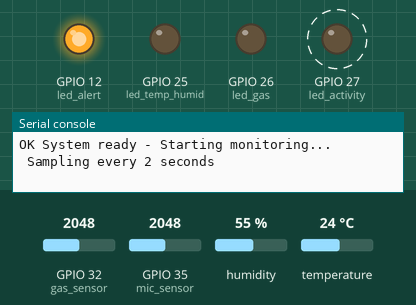
Recording of a program running on a simulated ESP32 board running MicroPython. On the bench: output pins drawn as LEDs (lit = HIGH), the last lines printed to the serial console. Dashed ring = blinking. Inputs (shaded band) come from the test bench; at power-on: humidity 55 %, GPIO 32 (gas_sensor) = 2048, GPIO 35 (mic_sensor) = 2048, temperature 24 °C (analog values on the 0–4095 scale). WiFi joins after 1.5 s; no MQTT or app messages arrive unless stated.

Above: at 3.6 s.
3.7 s: humidity set to 69 %
6.4 s: humidity set to 72 %
At 7.8 s:
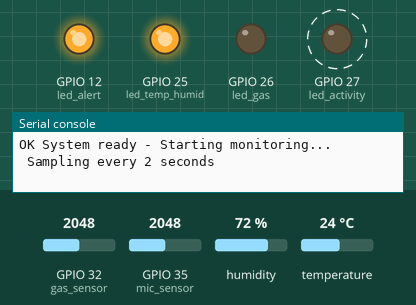
9.1 s: GPIO 32 (gas_sensor) set to 2140
At 11.5 s:
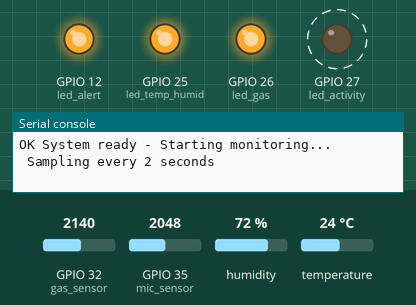
12.0 s: humidity set to 22 %
At 13.9 s:
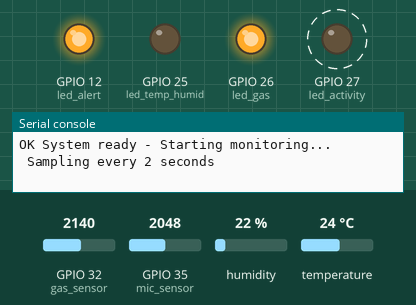
14.7 s: humidity set to 88 %
At 17.5 s:
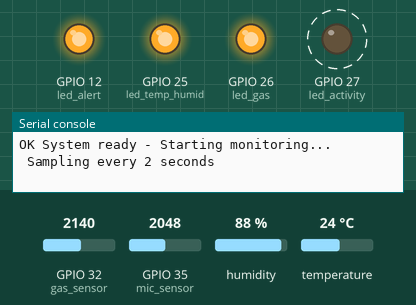
20.7 s: humidity set to 40 %
At 23.6 s:
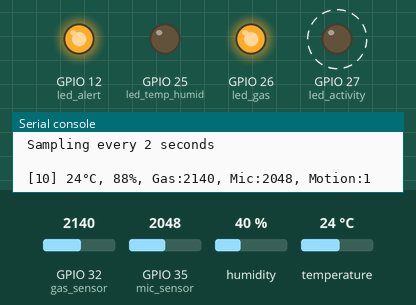
Timing chart, 0 to 25.2 s (numbered marks = the images above; inputs shaded):
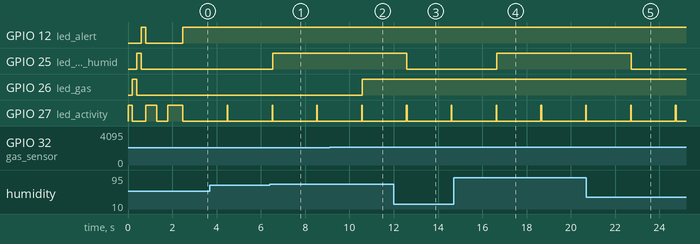

The program:

esp32_2.py
```python
from machine import Pin, ADC
import dht
import network
from umqtt.simple import MQTTClient
import ujson
import time

DEVICE_ID = "ESP32_2"

WIFI_SSID = "Scan 2025"
WIFI_PASSWORD = "MoMo2025"

MQTT_BROKER = "192.168.0.134"
MQTT_PORT = 1883
MQTT_TOPIC = b"esp32/sensors"

SAMPLE_INTERVAL = 2
dht_sensor = dht.DHT11(Pin(14))
gas_sensor = ADC(Pin(32))
gas_sensor.atten(ADC.ATTN_11DB)
mic_sensor = ADC(Pin(35))
mic_sensor.atten(ADC.ATTN_11DB)
pir_sensor = Pin(13, Pin.IN)
led_activity = Pin(27, Pin.OUT)
led_gas = Pin(26, Pin.OUT)
led_temp_humid = Pin(25, Pin.OUT)
led_alert = Pin(12, Pin.OUT)
led_wifi = led_activity

def connect_wifi():
    wlan = network.WLAN(network.STA_IF)
    wlan.active(True)

    if not wlan.isconnected():
        print(f'Connecting to {WIFI_SSID}...')
        wlan.connect(WIFI_SSID, WIFI_PASSWORD)

        timeout = 0
        while not wlan.isconnected() and timeout < 30:
            led_wifi.value(not led_wifi.value())
            time.sleep(0.5)
            timeout += 0.5

    if wlan.isconnected():
        led_wifi.on()
        print('WiFi connected:', wlan.ifconfig()[0])
        return True
    else:
        led_wifi.off()
        print('WiFi connection failed')
        return False

def connect_mqtt():
    try:
        client = MQTTClient(DEVICE_ID, MQTT_BROKER, port=MQTT_PORT)
        client.connect()
        led_temp_humid.on()
        print(f'MQTT connected to {MQTT_BROKER}:{MQTT_PORT}')
        return client
    except Exception as e:
        led_temp_humid.off()
        print(f'MQTT connection failed: {e}')
        return None

def read_sensors():
    try:
        dht_sensor.measure()
        temperature = dht_sensor.temperature()
        humidity = dht_sensor.humidity()
        gas = gas_sensor.read()
        mic = mic_sensor.read()
        motion = pir_sensor.value()

        return {
            "device": DEVICE_ID,
            "temperature": temperature,
            "humidity": humidity,
            "gas": gas,
            "mic": mic,
            "motion": motion
        }

    except Exception as e:
        print(f'Sensor read error: {e}')
        return None

def check_local_alerts(data):
    if data['gas'] > 2100:
        led_gas.on()
    else:
        led_gas.off()
    if data['temperature'] > 35 or data['humidity'] > 70:
        led_temp_humid.on()
    else:
        led_temp_humid.off()
    if data['motion'] == 1:
        led_alert.on()
    else:
        led_alert.off()

    return data['gas'] > 2100 or data['temperature'] > 35 or data['humidity'] > 70 or data['motion'] == 1

def main():
    print("=" * 50)
    print(" ESP32 Smart Sensor System")
    print(f" Device ID: {DEVICE_ID}")
    print("=" * 50)
    for led in [led_activity, led_gas, led_temp_humid, led_alert]:
        led.on()
        time.sleep(0.2)
        led.off()
    if not connect_wifi():
        print("ERROR: Cannot start without WiFi")
        return
    mqtt_client = connect_mqtt()
    if not mqtt_client:
        print("ERROR: Cannot start without MQTT")
        return

    led_gas.off()
    led_temp_humid.off()

    print("OK System ready - Starting monitoring...")
    print(f" Sampling every {SAMPLE_INTERVAL} seconds")
    print()
    reading_count = 0

    while True:
        try:
            led_activity.on()
            data = read_sensors()

            if data:
                check_local_alerts(data)
                payload = ujson.dumps(data)
                mqtt_client.publish(MQTT_TOPIC, payload)

                reading_count += 1
                if reading_count % 10 == 0:
                    print(f" [{reading_count}] {data['temperature']}°C, " +
                          f"{data['humidity']}%, " +
                          f"Gas:{data['gas']}, " +
                          f"Mic:{data['mic']}, " +
                          f"Motion:{data['motion']}")

            led_activity.off()
            time.sleep(SAMPLE_INTERVAL)

        except OSError as e:
            print(f"ERROR: MQTT error: {e}")
            led_temp_humid.off()
            print("Reconnecting... Reconnecting...")
            mqtt_client = connect_mqtt()
            if not mqtt_client:
                time.sleep(5)

        except KeyboardInterrupt:
            print("\n  Stopped by user")
            break

        except Exception as e:
            print(f"ERROR: Error: {e}")
            time.sleep(5)
    try:
        mqtt_client.disconnect()
    except:
        pass

    for led in [led_activity, led_gas, led_temp_humid, led_alert]:
        led.off()

    print(" Goodbye!")

if __name__ == '__main__':
    main()
```

Measured:
- the behaviour switches between 70 and 71 % on humidity (found by bisection; images 0 and 1)
- the behaviour switches between 2100 and 2101 on GPIO 32 (gas_sensor) (found by bisection; images 1 and 2)
- after the input at 6.4 s, GPIO 25 (led_temp_humid): LOW → HIGH after 0.13 s
- after the input at 9.1 s, GPIO 26 (led_gas): LOW → HIGH after 1.5 s
- after the input at 12.0 s, GPIO 25 (led_temp_humid): HIGH → LOW after 0.60 s
- after the input at 14.7 s, GPIO 25 (led_temp_humid): LOW → HIGH after 1.9 s
- after the input at 20.7 s, GPIO 25 (led_temp_humid): HIGH → LOW after 2.0 s
- by itself, GPIO 27 (led_activity): alternates HIGH for 0.02 s and LOW for 2.0 s
